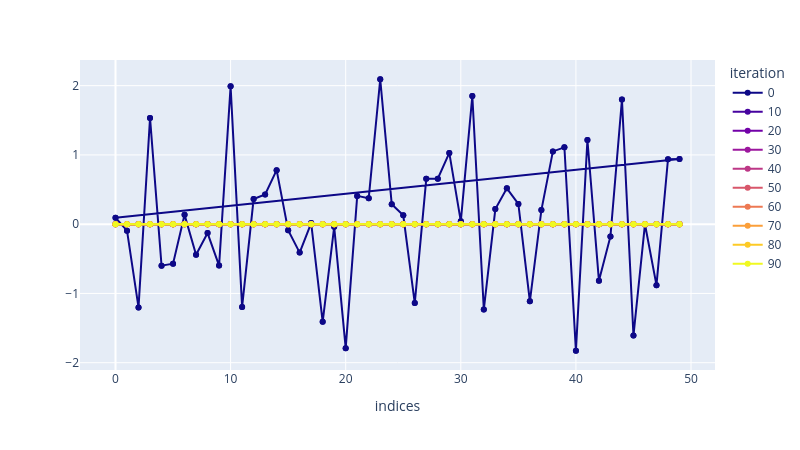

Here is the notebook cell this chart was saved with:
### Code cell
# résultat    
if N == 1:
    xn = xn.flatten()
    data = pandas.DataFrame({'x':xn, 'y':np.abs(xn), 'iter':np.arange(Niter+1)})
    
    fig = px.scatter(data, x='x', y='y',  
                color='iter',       
                labels={'x':'xn[it]','y':'|xn[it]|'},
                # size='iter',
                )
    
    t = np.linspace(-(np.abs(xn[0])+.5),np.abs(xn[0])+.5,20)
    fig.add_traces(px.line(x=t, y=np.abs(t), color_discrete_sequence=['black'] ).data)

    fig.update_layout(coloraxis_colorbar=dict(
        title=dict(text="Numéro d'itération"),
    ))
else: 
    data = pandas.DataFrame({'x':np.arange(N), 'y':xn[0], 'iteration':'0'})
    for it in range(0,Niter,Niter//10):
        plt_xn = pandas.DataFrame({'x':np.arange(N), 'y':xn[it], 'iteration':str(it)})
        data   = pandas.concat([data,plt_xn]) 

    myscale = px.colors.sample_colorscale(
        colorscale=px.colors.sequential.Plasma,
        samplepoints=len(data['iteration'].unique()),
        low=0.0, high=1.0,
        colortype="rgb",
    )

    fig = px.line(data,
                x='x',
                y='y', 
                color='iteration',    #color_discrete_sequence=['black','orange', 'orangered'],
                color_discrete_sequence=myscale,           
                labels={'x':'indices','y':''},
                # title='Signaux', 
                markers=True,
                width=800, height=450)


fig.show()

### Figure 1 — Plotly figure (JSON) as saved in the notebook; plotly's stock layout.template omitted (floating-point values rounded to 4 significant figures)
{"data": [{"hovertemplate": "iteration=0<br>indices=%{x}<br>=%{y}<extra></extra>", "legendgroup": "0", "line": {"color": "rgb(13, 8, 135)", "dash": "solid"}, "marker": {"symbol": "circle"}, "mode": "lines+markers", "name": "0", "orientation": "v", "showlegend": true, "type": "scatter", "x": [0, 1, 2, 3, 4, 5, 6, 7, 8, 9, 10, 11, 12, 13, 14, 15, 16, 17, 18, 19, 20, 21, 22, 23, 24, 25, 26, 27, 28, 29, 30, 31, 32, 33, 34, 35, 36, 37, 38, 39, 40, 41, 42, 43, 44, 45, 46, 47, 48, 49, 0, 1, 2, 3, 4, 5, 6, 7, 8, 9, 10, 11, 12, 13, 14, 15, 16, 17, 18, 19, 20, 21, 22, 23, 24, 25, 26, 27, 28, 29, 30, 31, 32, 33, 34, 35, 36, 37, 38, 39, 40, 41, 42, 43, 44, 45, 46, 47, 48, 49], "xaxis": "x", "y": [0.09308, -0.09405, -1.202, 1.534, -0.5987, -0.57, 0.1348, -0.4427, -0.1284, -0.598, 1.992, -1.194, 0.3631, 0.4291, 0.7803, -0.08644, -0.4104, 0.01599, -1.409, -0.0383, -1.79, 0.4085, 0.3753, 2.093, 0.2887, 0.1283, -1.139, 0.6544, 0.6564, 1.029, 0.04069, 1.85, -1.231, 0.2179, 0.5173, 0.2921, -1.114, 0.2037, 1.051, 1.11, -1.827, 1.215, -0.8157, -0.1766, 1.8, -1.608, -0.0004361, -0.8806, 0.9371, 0.9411, 0.09308, -0.09405, -1.202, 1.534, -0.5987, -0.57, 0.1348, -0.4427, -0.1284, -0.598, 1.992, -1.194, 0.3631, 0.4291, 0.7803, -0.08644, -0.4104, 0.01599, -1.409, -0.0383, -1.79, 0.4085, 0.3753, 2.093, 0.2887, 0.1283, -1.139, 0.6544, 0.6564, 1.029, 0.04069, 1.85, -1.231, 0.2179, 0.5173, 0.2921, -1.114, 0.2037, 1.051, 1.11, -1.827, 1.215, -0.8157, -0.1766, 1.8, -1.608, -0.0004361, -0.8806, 0.9371, 0.9411], "yaxis": "y"}, {"hovertemplate": "iteration=10<br>indices=%{x}<br>=%{y}<extra></extra>", "legendgroup": "10", "line": {"color": "rgb(70, 3, 159)", "dash": "solid"}, "marker": {"symbol": "circle"}, "mode": "lines+markers", "name": "10", "orientation": "v", "showlegend": true, "type": "scatter", "x": [0, 1, 2, 3, 4, 5, 6, 7, 8, 9, 10, 11, 12, 13, 14, 15, 16, 17, 18, 19, 20, 21, 22, 23, 24, 25, 26, 27, 28, 29, 30, 31, 32, 33, 34, 35, 36, 37, 38, 39, 40, 41, 42, 43, 44, 45, 46, 47, 48, 49], "xaxis": "x", "y": [0.0, 0.0, 0.0, 0.0, 0.0, 0.0, 0.0, 0.0, 0.0, 0.0, 0.0, 0.0, 0.0, 0.0, 0.0, 0.0, 0.0, 0.0, 0.0, 0.0, 0.0, 0.0, 0.0, 0.0, 0.0, 0.0, 0.0, 0.0, 0.0, 0.0, 0.0, 0.0, 0.0, 0.0, 0.0, 0.0, 0.0, 0.0, 0.0, 0.0, 0.0, 0.0, 0.0, 0.0, 0.0, 0.0, 0.0, 0.0, 0.0, 0.0], "yaxis": "y"}, {"hovertemplate": "iteration=20<br>indices=%{x}<br>=%{y}<extra></extra>", "legendgroup": "20", "line": {"color": "rgb(114, 1, 168)", "dash": "solid"}, "marker": {"symbol": "circle"}, "mode": "lines+markers", "name": "20", "orientation": "v", "showlegend": true, "type": "scatter", "x": [0, 1, 2, 3, 4, 5, 6, 7, 8, 9, 10, 11, 12, 13, 14, 15, 16, 17, 18, 19, 20, 21, 22, 23, 24, 25, 26, 27, 28, 29, 30, 31, 32, 33, 34, 35, 36, 37, 38, 39, 40, 41, 42, 43, 44, 45, 46, 47, 48, 49], "xaxis": "x", "y": [0.0, 0.0, 0.0, 0.0, 0.0, 0.0, 0.0, 0.0, 0.0, 0.0, 0.0, 0.0, 0.0, 0.0, 0.0, 0.0, 0.0, 0.0, 0.0, 0.0, 0.0, 0.0, 0.0, 0.0, 0.0, 0.0, 0.0, 0.0, 0.0, 0.0, 0.0, 0.0, 0.0, 0.0, 0.0, 0.0, 0.0, 0.0, 0.0, 0.0, 0.0, 0.0, 0.0, 0.0, 0.0, 0.0, 0.0, 0.0, 0.0, 0.0], "yaxis": "y"}, {"hovertemplate": "iteration=30<br>indices=%{x}<br>=%{y}<extra></extra>", "legendgroup": "30", "line": {"color": "rgb(156, 23, 158)", "dash": "solid"}, "marker": {"symbol": "circle"}, "mode": "lines+markers", "name": "30", "orientation": "v", "showlegend": true, "type": "scatter", "x": [0, 1, 2, 3, 4, 5, 6, 7, 8, 9, 10, 11, 12, 13, 14, 15, 16, 17, 18, 19, 20, 21, 22, 23, 24, 25, 26, 27, 28, 29, 30, 31, 32, 33, 34, 35, 36, 37, 38, 39, 40, 41, 42, 43, 44, 45, 46, 47, 48, 49], "xaxis": "x", "y": [0.0, 0.0, 0.0, 0.0, 0.0, 0.0, 0.0, 0.0, 0.0, 0.0, 0.0, 0.0, 0.0, 0.0, 0.0, 0.0, 0.0, 0.0, 0.0, 0.0, 0.0, 0.0, 0.0, 0.0, 0.0, 0.0, 0.0, 0.0, 0.0, 0.0, 0.0, 0.0, 0.0, 0.0, 0.0, 0.0, 0.0, 0.0, 0.0, 0.0, 0.0, 0.0, 0.0, 0.0, 0.0, 0.0, 0.0, 0.0, 0.0, 0.0], "yaxis": "y"}, {"hovertemplate": "iteration=40<br>indices=%{x}<br>=%{y}<extra></extra>", "legendgroup": "40", "line": {"color": "rgb(189, 55, 134)", "dash": "solid"}, "marker": {"symbol": "circle"}, "mode": "lines+markers", "name": "40", "orientation": "v", "showlegend": true, "type": "scatter", "x": [0, 1, 2, 3, 4, 5, 6, 7, 8, 9, 10, 11, 12, 13, 14, 15, 16, 17, 18, 19, 20, 21, 22, 23, 24, 25, 26, 27, 28, 29, 30, 31, 32, 33, 34, 35, 36, 37, 38, 39, 40, 41, 42, 43, 44, 45, 46, 47, 48, 49], "xaxis": "x", "y": [0.0, 0.0, 0.0, 0.0, 0.0, 0.0, 0.0, 0.0, 0.0, 0.0, 0.0, 0.0, 0.0, 0.0, 0.0, 0.0, 0.0, 0.0, 0.0, 0.0, 0.0, 0.0, 0.0, 0.0, 0.0, 0.0, 0.0, 0.0, 0.0, 0.0, 0.0, 0.0, 0.0, 0.0, 0.0, 0.0, 0.0, 0.0, 0.0, 0.0, 0.0, 0.0, 0.0, 0.0, 0.0, 0.0, 0.0, 0.0, 0.0, 0.0], "yaxis": "y"}, {"hovertemplate": "iteration=50<br>indices=%{x}<br>=%{y}<extra></extra>", "legendgroup": "50", "line": {"color": "rgb(216, 87, 107)", "dash": "solid"}, "marker": {"symbol": "circle"}, "mode": "lines+markers", "name": "50", "orientation": "v", "showlegend": true, "type": "scatter", "x": [0, 1, 2, 3, 4, 5, 6, 7, 8, 9, 10, 11, 12, 13, 14, 15, 16, 17, 18, 19, 20, 21, 22, 23, 24, 25, 26, 27, 28, 29, 30, 31, 32, 33, 34, 35, 36, 37, 38, 39, 40, 41, 42, 43, 44, 45, 46, 47, 48, 49], "xaxis": "x", "y": [0.0, 0.0, 0.0, 0.0, 0.0, 0.0, 0.0, 0.0, 0.0, 0.0, 0.0, 0.0, 0.0, 0.0, 0.0, 0.0, 0.0, 0.0, 0.0, 0.0, 0.0, 0.0, 0.0, 0.0, 0.0, 0.0, 0.0, 0.0, 0.0, 0.0, 0.0, 0.0, 0.0, 0.0, 0.0, 0.0, 0.0, 0.0, 0.0, 0.0, 0.0, 0.0, 0.0, 0.0, 0.0, 0.0, 0.0, 0.0, 0.0, 0.0], "yaxis": "y"}, {"hovertemplate": "iteration=60<br>indices=%{x}<br>=%{y}<extra></extra>", "legendgroup": "60", "line": {"color": "rgb(237, 121, 83)", "dash": "solid"}, "marker": {"symbol": "circle"}, "mode": "lines+markers", "name": "60", "orientation": "v", "showlegend": true, "type": "scatter", "x": [0, 1, 2, 3, 4, 5, 6, 7, 8, 9, 10, 11, 12, 13, 14, 15, 16, 17, 18, 19, 20, 21, 22, 23, 24, 25, 26, 27, 28, 29, 30, 31, 32, 33, 34, 35, 36, 37, 38, 39, 40, 41, 42, 43, 44, 45, 46, 47, 48, 49], "xaxis": "x", "y": [0.0, 0.0, 0.0, 0.0, 0.0, 0.0, 0.0, 0.0, 0.0, 0.0, 0.0, 0.0, 0.0, 0.0, 0.0, 0.0, 0.0, 0.0, 0.0, 0.0, 0.0, 0.0, 0.0, 0.0, 0.0, 0.0, 0.0, 0.0, 0.0, 0.0, 0.0, 0.0, 0.0, 0.0, 0.0, 0.0, 0.0, 0.0, 0.0, 0.0, 0.0, 0.0, 0.0, 0.0, 0.0, 0.0, 0.0, 0.0, 0.0, 0.0], "yaxis": "y"}, {"hovertemplate": "iteration=70<br>indices=%{x}<br>=%{y}<extra></extra>", "legendgroup": "70", "line": {"color": "rgb(251, 159, 58)", "dash": "solid"}, "marker": {"symbol": "circle"}, "mode": "lines+markers", "name": "70", "orientation": "v", "showlegend": true, "type": "scatter", "x": [0, 1, 2, 3, 4, 5, 6, 7, 8, 9, 10, 11, 12, 13, 14, 15, 16, 17, 18, 19, 20, 21, 22, 23, 24, 25, 26, 27, 28, 29, 30, 31, 32, 33, 34, 35, 36, 37, 38, 39, 40, 41, 42, 43, 44, 45, 46, 47, 48, 49], "xaxis": "x", "y": [0.0, 0.0, 0.0, 0.0, 0.0, 0.0, 0.0, 0.0, 0.0, 0.0, 0.0, 0.0, 0.0, 0.0, 0.0, 0.0, 0.0, 0.0, 0.0, 0.0, 0.0, 0.0, 0.0, 0.0, 0.0, 0.0, 0.0, 0.0, 0.0, 0.0, 0.0, 0.0, 0.0, 0.0, 0.0, 0.0, 0.0, 0.0, 0.0, 0.0, 0.0, 0.0, 0.0, 0.0, 0.0, 0.0, 0.0, 0.0, 0.0, 0.0], "yaxis": "y"}, {"hovertemplate": "iteration=80<br>indices=%{x}<br>=%{y}<extra></extra>", "legendgroup": "80", "line": {"color": "rgb(253, 202, 38)", "dash": "solid"}, "marker": {"symbol": "circle"}, "mode": "lines+markers", "name": "80", "orientation": "v", "showlegend": true, "type": "scatter", "x": [0, 1, 2, 3, 4, 5, 6, 7, 8, 9, 10, 11, 12, 13, 14, 15, 16, 17, 18, 19, 20, 21, 22, 23, 24, 25, 26, 27, 28, 29, 30, 31, 32, 33, 34, 35, 36, 37, 38, 39, 40, 41, 42, 43, 44, 45, 46, 47, 48, 49], "xaxis": "x", "y": [0.0, 0.0, 0.0, 0.0, 0.0, 0.0, 0.0, 0.0, 0.0, 0.0, 0.0, 0.0, 0.0, 0.0, 0.0, 0.0, 0.0, 0.0, 0.0, 0.0, 0.0, 0.0, 0.0, 0.0, 0.0, 0.0, 0.0, 0.0, 0.0, 0.0, 0.0, 0.0, 0.0, 0.0, 0.0, 0.0, 0.0, 0.0, 0.0, 0.0, 0.0, 0.0, 0.0, 0.0, 0.0, 0.0, 0.0, 0.0, 0.0, 0.0], "yaxis": "y"}, {"hovertemplate": "iteration=90<br>indices=%{x}<br>=%{y}<extra></extra>", "legendgroup": "90", "line": {"color": "rgb(240, 249, 33)", "dash": "solid"}, "marker": {"symbol": "circle"}, "mode": "lines+markers", "name": "90", "orientation": "v", "showlegend": true, "type": "scatter", "x": [0, 1, 2, 3, 4, 5, 6, 7, 8, 9, 10, 11, 12, 13, 14, 15, 16, 17, 18, 19, 20, 21, 22, 23, 24, 25, 26, 27, 28, 29, 30, 31, 32, 33, 34, 35, 36, 37, 38, 39, 40, 41, 42, 43, 44, 45, 46, 47, 48, 49], "xaxis": "x", "y": [0.0, 0.0, 0.0, 0.0, 0.0, 0.0, 0.0, 0.0, 0.0, 0.0, 0.0, 0.0, 0.0, 0.0, 0.0, 0.0, 0.0, 0.0, 0.0, 0.0, 0.0, 0.0, 0.0, 0.0, 0.0, 0.0, 0.0, 0.0, 0.0, 0.0, 0.0, 0.0, 0.0, 0.0, 0.0, 0.0, 0.0, 0.0, 0.0, 0.0, 0.0, 0.0, 0.0, 0.0, 0.0, 0.0, 0.0, 0.0, 0.0, 0.0], "yaxis": "y"}], "layout": {"height": 450, "legend": {"title": {"text": "iteration"}, "tracegroupgap": 0}, "margin": {"t": 60}, "width": 800, "xaxis": {"anchor": "y", "domain": [0, 1], "title": {"text": "indices"}}, "yaxis": {"anchor": "x", "domain": [0, 1], "title": {"text": ""}}}}
